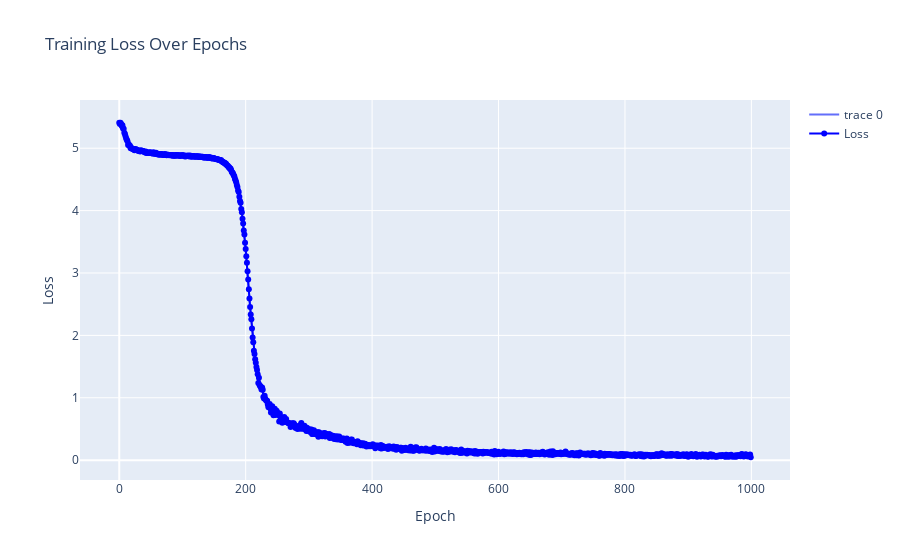

This figure's notebook cell:
### Code cell
# Plot the loss curve with plotly library
import plotly.offline as pyo
import nbformat

pyo.init_notebook_mode(connected=True)


fig = go.Figure()
fig.add_trace(go.Scatter(y=losses))
fig.add_trace(go.Scatter(
    x=list(range(len(losses))),
    y=losses,
    mode='lines+markers',
    name='Loss',
    hoverinfo='x+y',
    line=dict(color='blue', width=2)
))

# Add titles and labels
fig.update_layout(
    title='Training Loss Over Epochs',
    xaxis_title='Epoch',
    yaxis_title='Loss',
    hovermode='x unified'
)

# Show the plot
pyo.iplot(fig)

### Figure 1 — Plotly figure (JSON) as saved in the notebook; plotly's stock layout.template omitted (floating-point values rounded to 4 significant figures; data arrays with more than 128 entries replaced by an {"elided": "..."} marker saying what was removed)
{"data": [{"type": "scatter", "y": {"elided": "1000 float values"}}, {"hoverinfo": "x+y", "line": {"color": "blue", "width": 2}, "mode": "lines+markers", "name": "Loss", "type": "scatter", "x": {"elided": "1000 int values"}, "y": {"elided": "1000 float values"}}], "layout": {"hovermode": "x unified", "title": {"text": "Training Loss Over Epochs"}, "xaxis": {"title": {"text": "Epoch"}}, "yaxis": {"title": {"text": "Loss"}}}}
